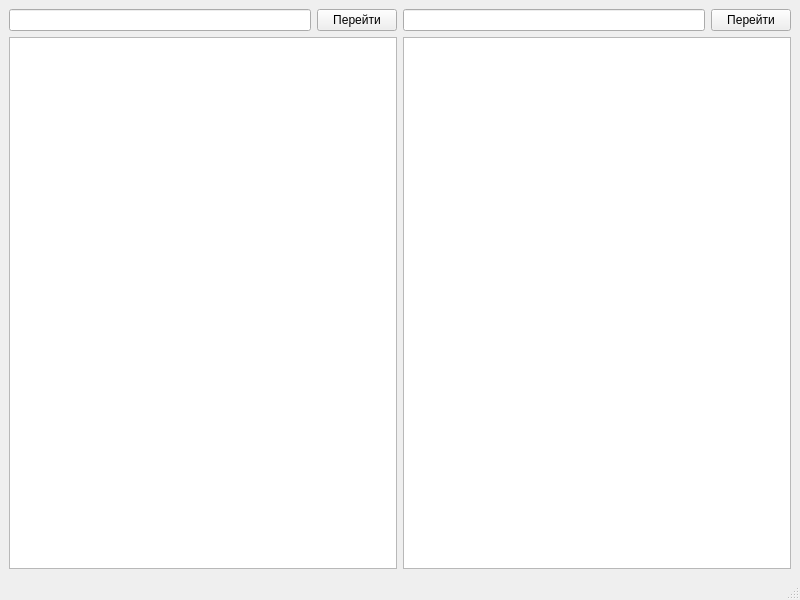
<?xml version="1.0" encoding="UTF-8"?>
<ui version="4.0">
 <class>MainWindow</class>
 <widget class="QMainWindow" name="MainWindow">
  <property name="geometry">
   <rect>
    <x>0</x>
    <y>0</y>
    <width>800</width>
    <height>600</height>
   </rect>
  </property>
  <property name="windowTitle">
   <string>MainWindow</string>
  </property>
  <widget class="QWidget" name="centralwidget">
   <layout class="QGridLayout" name="gridLayout">
    <item row="0" column="3">
     <layout class="QVBoxLayout" name="verticalLayout_2">
      <item>
       <layout class="QHBoxLayout" name="horizontalLayout_2">
        <item>
         <widget class="QLineEdit" name="right_path_le"/>
        </item>
        <item>
         <widget class="QPushButton" name="btn_go_to_left_2">
          <property name="text">
           <string>Перейти</string>
          </property>
         </widget>
        </item>
       </layout>
      </item>
      <item>
       <widget class="QListWidget" name="right_list_widget"/>
      </item>
     </layout>
    </item>
    <item row="0" column="0">
     <layout class="QVBoxLayout" name="verticalLayout">
      <item>
       <layout class="QHBoxLayout" name="horizontalLayout">
        <item>
         <widget class="QLineEdit" name="left_path_le"/>
        </item>
        <item>
         <widget class="QPushButton" name="btn_go_to_left">
          <property name="text">
           <string>Перейти</string>
          </property>
         </widget>
        </item>
       </layout>
      </item>
      <item>
       <widget class="QListWidget" name="left_list_widget"/>
      </item>
     </layout>
    </item>
   </layout>
  </widget>
  <widget class="QMenuBar" name="menubar">
   <property name="geometry">
    <rect>
     <x>0</x>
     <y>0</y>
     <width>800</width>
     <height>22</height>
    </rect>
   </property>
  </widget>
  <widget class="QStatusBar" name="statusbar"/>
 </widget>
 <resources/>
 <connections/>
</ui>
